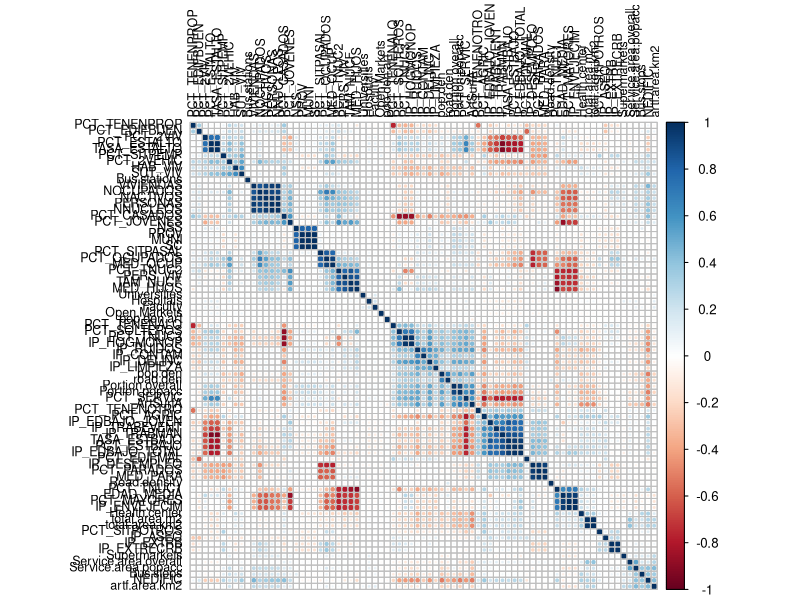
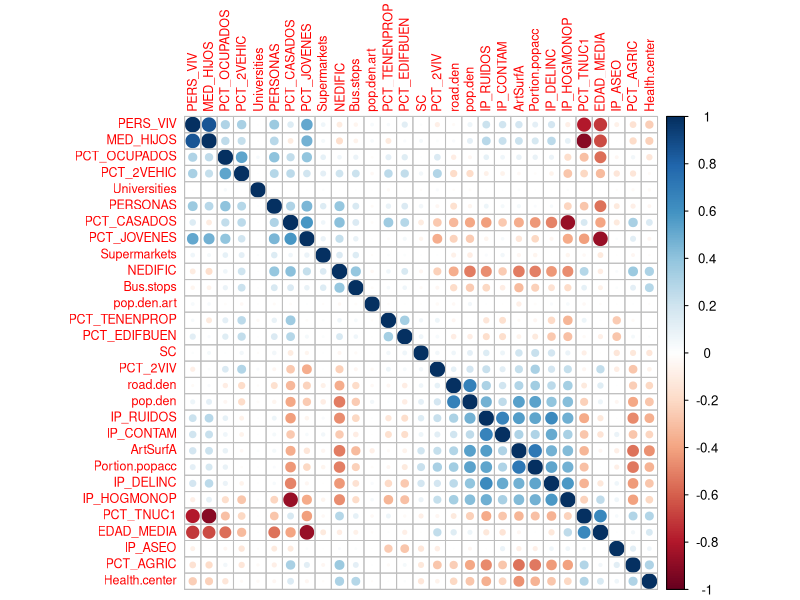
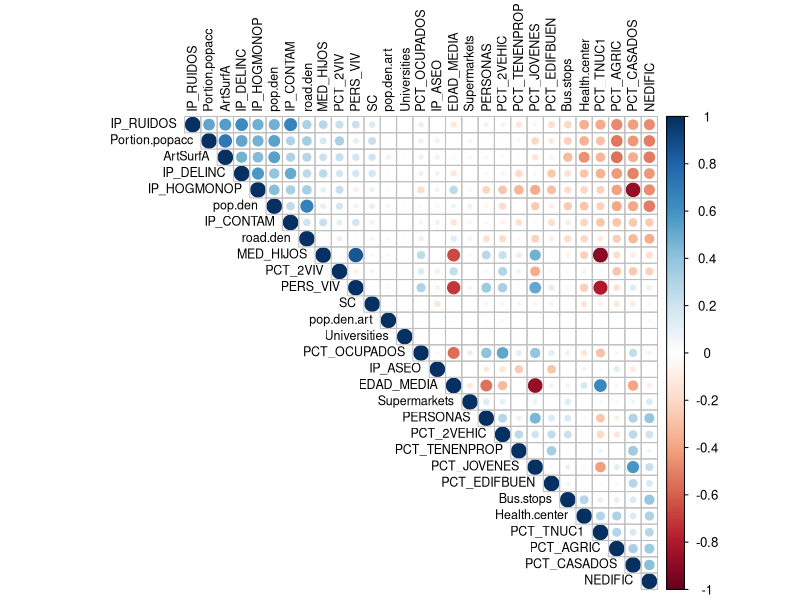
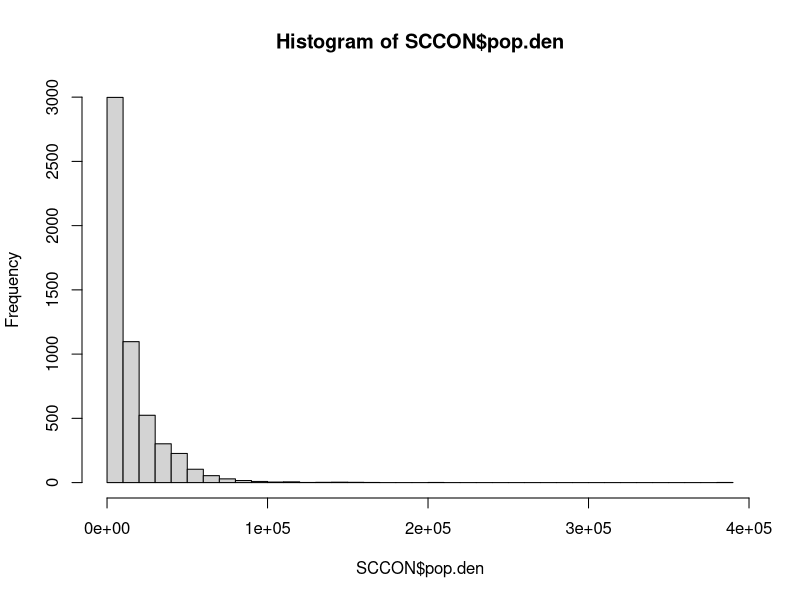
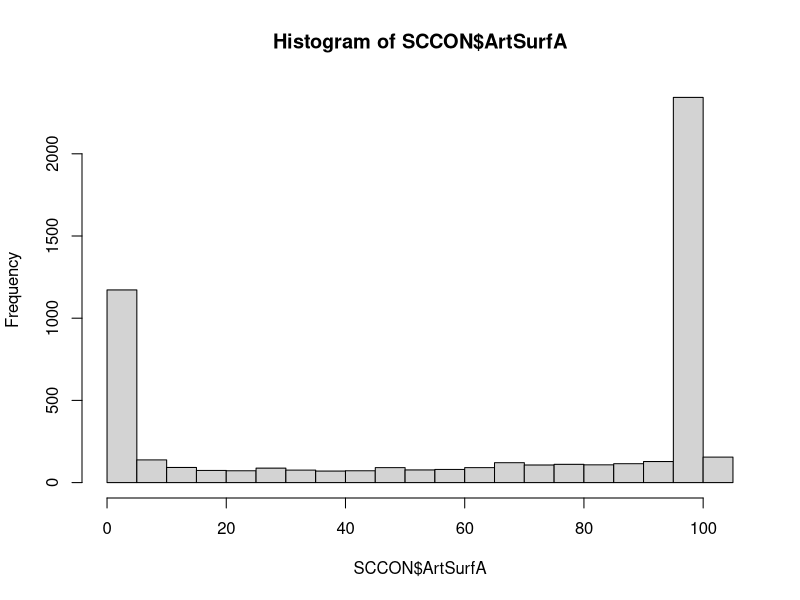
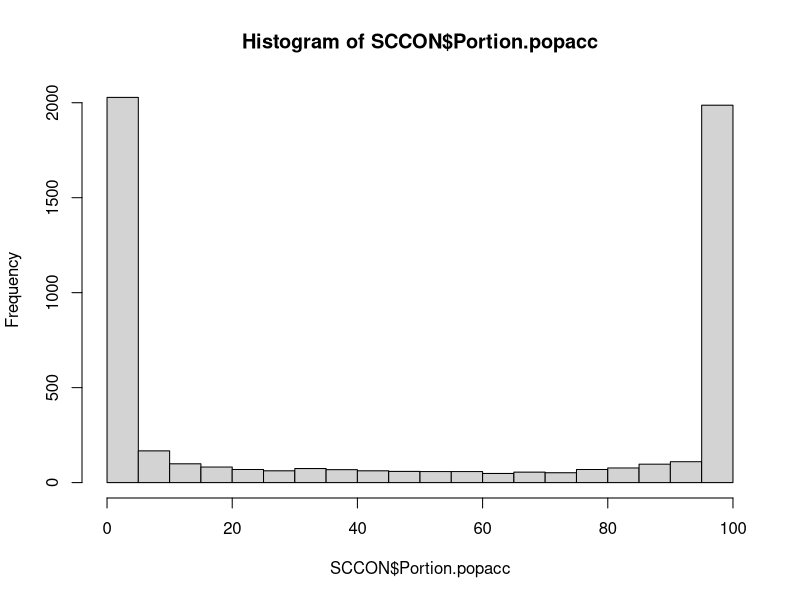
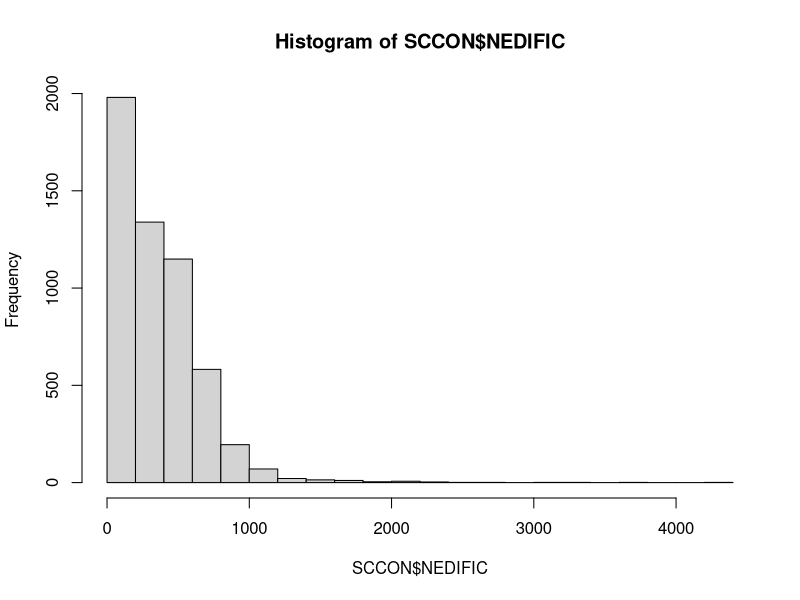
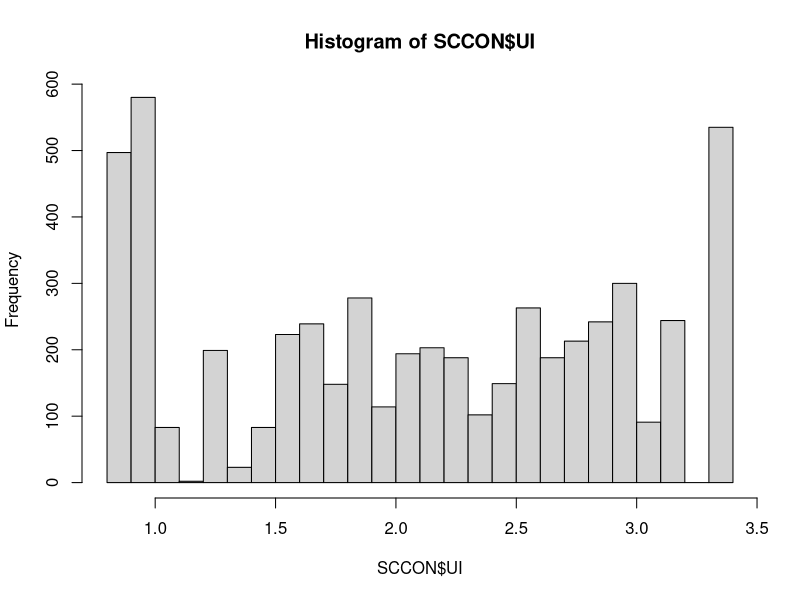

R code for these plots, in order:
##### --------------------------------------------------------------------------------------------------- #####
##### A. Creating a data set which combines geographical data with aggregated macrolevel information 
#####    for Census tracts in Andalusia
##### --------------------------------------------------------------------------------------------------- #####
##### B. Generating an urbanicity measure
##### --------------------------------------------------------------------------------------------------- #####

## 0.1 - packages in use
library(corrplot)
library(plyr)
library(dplyr)
library(tidyr)
library(ggplot2)
library("gridExtra")
library(psych)
library(fitdistrplus)

#### 1. Load original data files and combine them by census tract ####

# ------------------------------------ #
# 1. Census Context Information (Rosa)
# ------------------------------------ #

sc2001 <- read.table("data/SC2001_02.txt", header=T, sep = "\t")

# Change the census section - ID (key variable to something easier)
colnames(sc2001)[4] <- "SC"

# ----------------------------- #
# 2. Dariyas landcover data
# ----------------------------- #

sclandc <- read.csv2("data/GeographicalContext2001_recalc2.csv", header = T)

# Change the census section ID (key variable to something easier)
colnames(sclandc)[1] <- "SC"

### This file contains the important variable Artificial surface which will later
### be part of the explanatory set of urbanicity variables
### If the share of artificial surface is 0 this has to be changed to the minimum value

# and the variable name is also not perfect
cbind(names(sclandc)) # it is at the 10th position
colnames(sclandc)[10] <- "ArtSurfA"

 ## Total area needs to be specified to total.area.m2
colnames(sclandc)[12] <- "total.area.m2"

# ----------------------------- #
# 3. Dariyas Service Area data 
# ----------------------------- #

#    = share of total surface in a census tract from where one can reach a hospital within 30 min (tomtom)
scservice <- read.csv2("data/Service Areas.csv", header=T)
colnames(scservice)[1] <- "SC"
 
 ## change some of the long variable names
 colnames(scservice)[3] <- "Service.area.popacc"
 colnames(scservice)[6] <- "Portion.popacc"
 ## Total area to "total.area.km2" -  specifing that the information is in km^2
 colnames(scservice)[4] <- "total.area.km2"

# ---- only 4205 cases with shares of service area (need to be set to zero for the rest of the SCs) - after joining!


#### 2. Combine data sets and generate a data set called SCCON (Section Censal Context information) ####

SCCON <- sc2001 %>% left_join(sclandc,by="SC") %>% left_join(scservice, by="SC")


#### 3. Properties + Data Management for future analysis ####
 
 head(SCCON)
 str(SCCON)    # classes (most integer and numeric)
 
 ## set data for land cover and service area to zero where necessary
 
 # artificial surface - missing values are imputed with the minimum value
   # - to prevent infinite values = or is that too much of an assumption
 
 length(SCCON$ArtSurfA[SCCON$ArtSurfA==0])         ### 402 cases with zeros
 SCCON$ArtSurfA <- ifelse(SCCON$ArtSurfA==0,min(SCCON$ArtSurfA[SCCON$ArtSurfA>0]),SCCON$ArtSurfA)

 # imputing the the missing land coverage values
  # - values are zero but in the read-in process transformed to NAs
 
 SCCON$Service.area.overall <- ifelse(is.na(SCCON$Service.area.overall),0,SCCON$Service.area.overall)
 SCCON$Service.area.popacc <- ifelse(is.na(SCCON$Service.area.popacc),0,SCCON$Service.area.popacc)
 SCCON$Portion.overall <- ifelse(is.na(SCCON$Portion.overall),0,SCCON$Portion.overall)
 SCCON$Portion.popacc <- ifelse(is.na(SCCON$Portion.popacc),0,SCCON$Portion.popacc)
 ## total area in km^2 is missing as well for the cases without service area (conversion 1km^2 = 1000000m^2)
 SCCON$total.area.km2 <- ifelse(is.na(SCCON$total.area.km2),SCCON$total.area.m2/1000000,SCCON$total.area.km2)


#### 4. Save new cobined context data set for later use ####

saveRDS(SCCON,file="010_SCCONTEXT.RData")

 # rm(sc2001,sclandc,scservice)

 
  
##### -------------------------------------------------------------------------------------------------- #####
##### B.) Preparations of a urbanicity measures
##### -------------------------------------------------------------------------------------------------- ##### 
 
#### 1. Create extra context variables - Population Density + Road Density / km^2
 
 SCCON <- SCCON %>% 
          # Population density
          mutate(pop.den = PERSONAS/total.area.km2) %>%
          # Population density by artificial surface !!!
          mutate(artf.area.km2 = (ArtSurfA*total.area.km2)/100) %>% 
          mutate(pop.den.art = PERSONAS/artf.area.km2) %>%
          # Road density
          mutate(road.den = Road.density/total.area.km2)
 
 
 
 
 #### 2. Check Correlations and identify clusters (latent concept = urban-hood)
 ####    Source: http://rpubs.com/melike/corrplot
 
 cor.df <- cor(SCCON)
 
 ## Identify correlations
 corrplot(cor.df, order = "hclust", tl.col='black', tl.cex=.75)  
 
 ### even if a little bit difficult to see - the "natural" variable related to urbanicty is correlated to a set
 ### of variables, including: contamination, delinquency, artificial surface area, road density, single households
 ### These variables quite probable describe an urban environment. However, they also indicate a particular degree
 ### of deprivation. Thus, for an analysis of mortality these variables might have a strong mediating effect.
 ### The question remains how we can measure a latent concept, when the contributing parts might have a strong impact
 ### on the mortality themselves. Idea for now: Use geographic measures to measure urbanicity and control for more
 ### socio-economic indicators in a multi-level setting.
 
 ### Filtering variables to avoid double measurement (i.e. Occupation and Unemployment Rate)
 ### and at the same time increase visualization
 
 SCCON.cor <- SCCON %>% dplyr::select(SC,PERSONAS,PERS_VIV,PCT_OCUPADOS,PCT_CASADOS,PCT_TENENPROP, PCT_2VIV, PCT_2VEHIC, 
                               PCT_EDIFBUEN, PCT_TNUC1, MED_HIJOS, PCT_JOVENES, EDAD_MEDIA, PCT_AGRIC, IP_DELINC,
                               IP_ASEO, IP_RUIDOS, IP_CONTAM, IP_HOGMONOP, NEDIFIC, Bus.stops, Health.center,
                               Universities, Supermarkets, ArtSurfA, road.den, Portion.popacc, pop.den, pop.den.art)
 
 cor.sccon <- cor(SCCON.cor)
 corrplot(cor.sccon, order = "hclust", tl.cex = .75)
 corrplot(cor.sccon, type="upper", order = "FPC", tl.col = 'black', tl.cex = .75)
 
 # rm(SCCON.cor)
 
 ### Potential urbanicity index contributers (objective variables with no direct connection to mortality)
 
 # A. Population density
  hist(SCCON$pop.den, breaks = 30)
 summary(SCCON$pop.den)
 ### The histogram and the summary statistics are indicating a skewed distribution and a high number of densily
 ### populated aeas (as expected). Need to test for the extreme cases
 
 # Extremos <- SCCON %>% filter(SCCON$pop.den>=50000) %>% select(PROV, MUNI, PERSONAS, PCT_AGRIC, pop.den, total.area.km2)
 # They tend to be extremely small urban areas in Malaga, Granada and Seville (proof!)
 
 # B. Artificial surface area
  hist(SCCON$ArtSurfA, breaks = 30)
 summary(SCCON$ArtSurfA)          # median 87.52
 # concentration at around 0 and 100 (large rural secciones have mainly natural surface, whereas small urban 
 # census tract have a very high share of artificial surface = speaks for a binary classification (?))
 
 hist(SCCON$Portion.popacc, breaks = 30)
 summary(SCCON$Portion.popacc)
 
 # C. Road density
 summary(SCCON$road.den)
 #      Min.  1st Qu.   Median     Mean  3rd Qu.      Max. 
 #      0.00    17.81   188.00   444.40   547.50  25590.00 
 
 # D. Number of buildings - is not necessarily related to population density
 summary(SCCON$NEDIFIC)
 hist(SCCON$NEDIFIC, breaks = 30)
 # similar distribution like the population density
 
 # But correlation test shows a significant and negative correlation
 cor.test(SCCON$NEDIFIC, SCCON$pop.den, method=c("pearson"))
 
 
 #### 3. Select correlated objective urban space variables
 #### -  population density, artificial surface, road density, prop service area
 #### Generating an indicator for urbanicity
      ### steps: 
      ### a) make variables compareable - percentage share (differentiate in classes - rural, predominantly rural, peri-urban, urban)
      ### b) standardize variables
      ### c) run maximum likelihood factor analysis to obtain the weights for the indicator
      ### d) combine the variables with weights in an indicator
      ### e) test the index

  ### a) pipe line for creating the index parts and the standardized factor
SCCON <- SCCON %>% 
          mutate(POPDEN.I = ntile(pop.den,4)) %>% 
          mutate(ARTSURF.I = ntile(ArtSurfA,4)) %>% 
          mutate(ROADDEN.I = ntile(road.den,4)) %>% 
          mutate(SERAREA.I = ntile(Portion.popacc,4)) %>% 
  ### b) in a second step we standardize the indicators
          mutate(POPDEN.I.SD = POPDEN.I - mean(POPDEN.I) / sd(POPDEN.I)) %>% 
          mutate(ARTSURF.I.SD = ARTSURF.I - mean(ARTSURF.I) / sd(ARTSURF.I)) %>% 
          mutate(ROADDEN.I.SD = ROADDEN.I - mean(ROADDEN.I) / sd(ROADDEN.I)) %>%
          mutate(SERAREA.I.SD = SERAREA.I - mean(SERAREA.I) / sd(SERAREA.I))
  
  ### c) Factoranalysis
  ## find latent factors within the selected indicators

  ## soruce: http://www.statmethods.net/advstats/factor.html

  SCCON.fac <- SCCON %>% dplyr::select(POPDEN.I.SD, ARTSURF.I.SD, ROADDEN.I.SD, SERAREA.I.SD)
  
  ## 2.Identify correlations
  CS <- cor(SCCON.fac)
  
  ### Crohnbachs alpha as reliability coefficient (=91%)
  alpha(CS)
  
  
  ## 3. apply explanatory factor analysis
  fit <- factanal(SCCON.fac, 1 , rotation="varimax")
  
  print(fit, digits=2, cutoff=.3, sort=TRUE)
  
  ## Factor explains 71% of the overall variance of the 4 variables
  
  ##               POPDEN.I.SD  ARTSURF.I.SD  ROADDEN.I.SD  SERAREA.I.SD 
  ## Uniquenesses:        0.05          0.33          0.19          0.58 
  ## Loadings:            0.97          0.82          0.90          0.65
  
  
  ### d) Create Urban - Indicator
  
  SCCON <- SCCON %>% mutate(UI = (POPDEN.I*0.97+ARTSURF.I*0.82+ROADDEN.I*0.90+SERAREA.I*0.65)/4)
  
  # and a categorical urbanicity variable - for easier interpretation - by quartiles (for now)
  
  SCCON$UI.cat <- 0
  SCCON$UI.cat[SCCON$UI<=1.24] <- 1
  SCCON$UI.cat[SCCON$UI>1.24 & SCCON$UI<=2.12] <- 2
  SCCON$UI.cat[SCCON$UI>2.12 & SCCON$UI<=2.872] <- 3
  SCCON$UI.cat[SCCON$UI>2.872] <- 4
  SCCON$UI.cat <- as.factor(SCCON$UI.cat)
  
  SCCON$UI.cat <- revalue(SCCON$UI.cat, c("1"="Rural","2"="Predom. Rural", "3"="Peri-Urban", "4"="Urban"))
  
  
  
  ### e) test the urban indicator
  summary(SCCON$UI)
  
  #    Min. 1st Qu.  Median    Mean 3rd Qu.    Max. 
  #   0.835   1.240   2.120   2.087   2.872   3.340 

  # Normalize the values
  
  # Standard Deviation & Mean
  SD <- sd(SCCON$UI)  # 0.8314849
  M <- mean(SCCON$UI) # 2.0872672
  
  SCCON <- SCCON %>% mutate(UI.N = (UI-M)/SD)
  
  
  hist(SCCON$UI, breaks = 30)
  hist(SCCON$UI.N, breaks = 30)
  
  # cumulative distribution
  P = ecdf(SCCON$UI.N) 
  plot(P)
  
  
  
     ### Some transformations - playing around
  
      SCCON <- SCCON %>% mutate(UI.p = UI / max(UI)) %>% 
      # logit transformation
      mutate(UI.logit = log(UI.p)) %>% 
      mutate(UI.exp = exp(UI))
  
      hist(SCCON$UI.logit)
      hist(SCCON$UI.exp)
  
  ## See how the data is distributed! (source: https://goo.gl/zi7lwv )
  x <- SCCON$UI.N
 # x <- SCCON$UI.log
 # x <- SCCON$UI.logit
  descdist(x, discrete = FALSE) ### as observed earlier, the Index is uniformily distributed
  fit.norm <- fitdist(x, "unif")      ## has a the best fit
  plot(fit.norm)
  

  
  
  
  ##### --------------------------------------------------------------------------------------------------- #####
  ##### --------------------------------------------------------------------------------------------------- #####
  ##### --------------------------------------------------------------------------------------------------- #####
  ##### --------------------------------------------------------------------------------------------------- #####
  
  ### Deprivation Index
  ### steps: 
  ### a) select variables (scaled indicators for Delinquency, Noise, Contamination, Cleaness, Unemployment)
  ### b) use standardized variables
  ### c) run maximum likelihood factor analysis to obtain the weights for the indicator
  ### d) combine the variables with weights in an indicator
  ### e) test the index
  
  SCCON.cor.depr <- SCCON %>% dplyr::select(SC,PERS_VIV,PCT_CASADOS, PCT_TENENPROP, PCT_2VIV, PCT_2VEHIC, 
                                       PCT_EDIFMAL, PCT_TNUC1, MED_HIJOS, EDAD_MEDIA, PCT_AGRIC, IP_DELINC,
                                       IP_ASEO, IP_RUIDOS, IP_CONTAM ,IP_LIMPIEZA ,IP_HOGMONOP, IP_EDBAJO_TOTAL,
                                       IP_TRABMAN, NEDIFIC, ArtSurfA, pop.den)
  
  cor.sccon <- cor(SCCON.cor.depr)
  corrplot(cor.sccon, type="upper", order = "FPC", tl.col = 'black', tl.cex = .75)
  
  ### c) Factoranalysis
  
  ## find latent factors within the selected indicators
  
  ## soruce: http://www.statmethods.net/advstats/factor.html
  
  SCCON.fac.2 <- SCCON %>% dplyr::select(PCT_TENENPROP,IP_RUIDOS, IP_CONTAM, IP_LIMPIEZA, IP_DELINC,IP_HOGMONOP) %>% 
    # Tienen prop change for direction
    mutate(PCT_NOPROP = 100-PCT_TENENPROP) %>% dplyr::select(-PCT_TENENPROP) %>% dplyr::select(-PCT_NOPROP)
    
  
  ## 2.Identify correlations
  CS.2 <- cor(SCCON.fac.2)
  ### Crohnbachs alpha as reliability coefficient (=91%)
  alpha(CS.2, check.keys = TRUE)
  
  
  ## 3. apply explanatory factor analysis
  fit <- factanal(SCCON.fac.2, 1 , rotation="varimax")
  
  print(fit, digits=2, cutoff=.3, sort=TRUE)
  
  ### d) Create Deprivation Indicator
  
  SCCON <- SCCON %>% mutate(DI = (IP_RUIDOS*0.85 + IP_CONTAM*0.73 + IP_LIMPIEZA*0.63 + IP_DELINC*0.77 + IP_HOGMONOP*0.58)/5)
  
  ### e) test the urban indicator
  summary(SCCON$DI)
  
  #    Min. 1st Qu.  Median     Mean  3rd Qu.     Max. 
  #  0.406  11.030   17.650   18.090   24.430   59.980  
  
  # Normalize the values
  
  # Standard Deviation & Mean
  SD <- sd(SCCON$DI)  # 9.6884
  M <- mean(SCCON$DI) # 18.0926
  
  SCCON <- SCCON %>% mutate(DI.N = (DI-M)/SD)

  hist(SCCON$DI.N)
  ## See how the data is distributed! (source: https://goo.gl/zi7lwv )
  x <- SCCON$DI.N
  descdist(x, discrete = FALSE)       ## as observed earlier, the Deprivation Index is normaly distributed
  fit.norm <- fitdist(x, "norm")      ## has a the best fit
  plot(fit.norm)
  par(mfrow=c(1,1))
  
###############################################################
###############################################################
##### save data set with UI indicator and transformed variables
###############################################################  

save(SCCON,file='data/015_ContextAndUI.Rdata')
  
